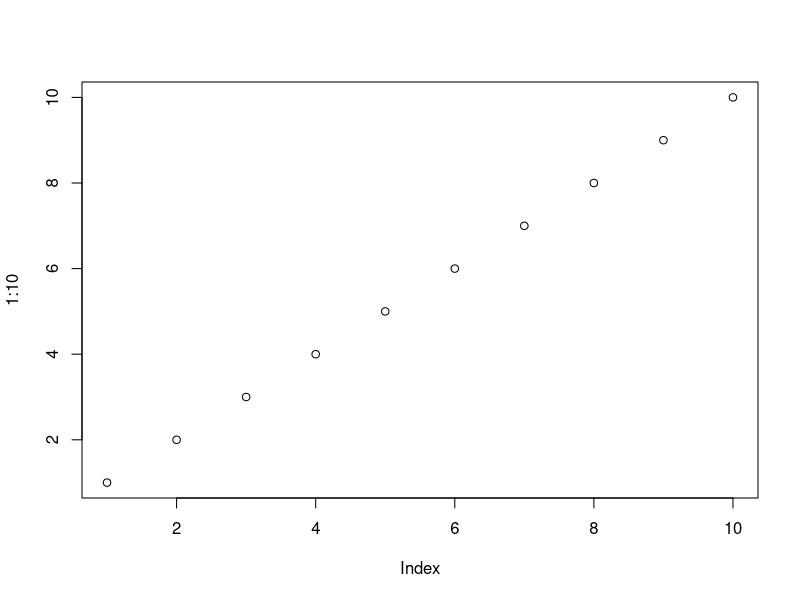
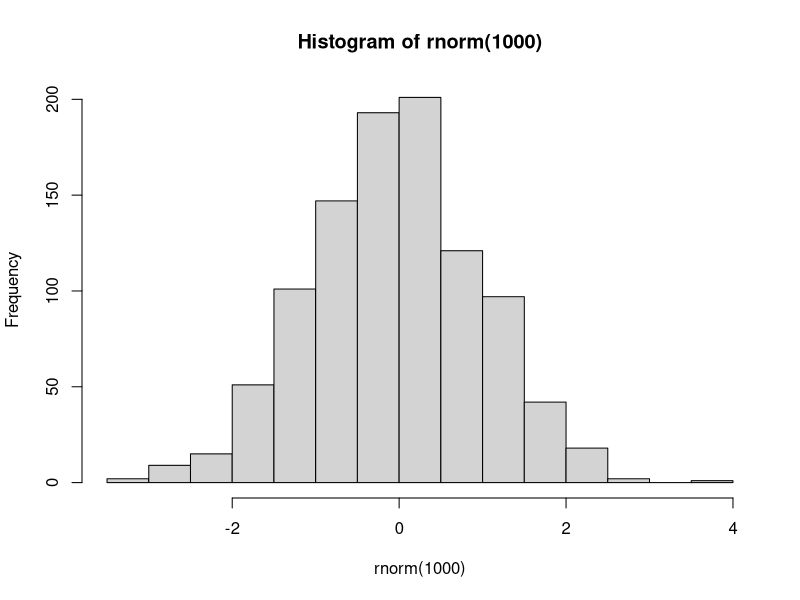

These figures' R source, in order:
## ---- chunk 1
1+1
.4-.7+.3 # what? it is not zero! （由于浮点数计算原因）
## ---- chunk 2
plot(1:10)
hist(rnorm(1000))
## ---- chunk 3
    strsplit('hello indented world', ' ')[[1]]
